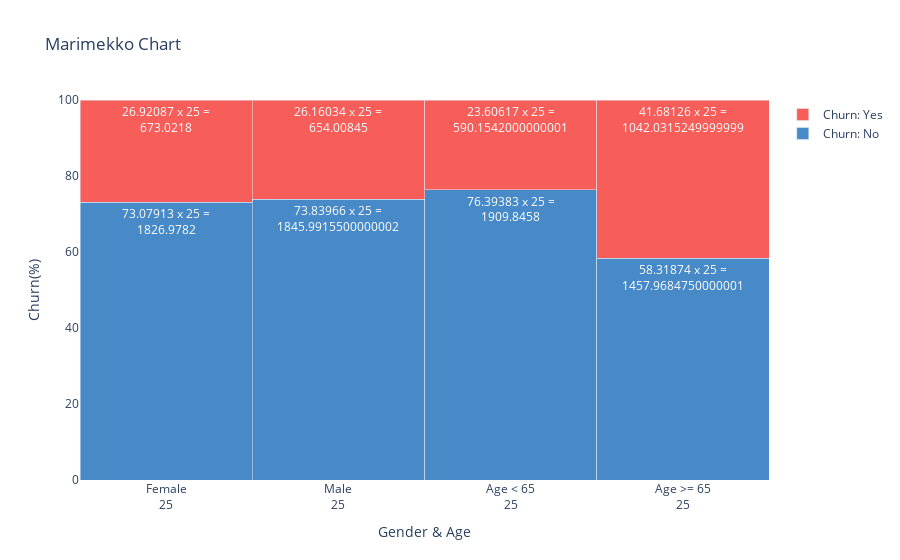

This figure's notebook cell:
### Code cell
import plotly.graph_objects as go
import numpy as np


labels = ["Female","Male","Age < 65","Age >= 65"]
widths = np.array([25,25,25,25])
colors = {'Churn: Yes':'#F75D59',
          'Churn: No':'#488AC7'}

data = {
    "Churn: No": [73.079128,73.839662,76.393832,58.318739],
    "Churn: Yes": [26.920872,26.160338,23.606168,41.681261]
}

fig = go.Figure()
for key in data:
    fig.add_trace(go.Bar(
        name=key,
        y=data[key],
        x=np.cumsum(widths)-widths,
        width=widths,
        offset=0,
        customdata=np.transpose([labels, widths*data[key]]),
        texttemplate="%{y} x %{width} =<br>%{customdata[1]}",
        textposition="inside",
        textangle=0,
        textfont_color="white",
        marker_color=colors[key],
        hovertemplate="<br>".join([
            "label: %{customdata[0]}",
            "width: %{width}",
            "height: %{y}",
            "area: %{customdata[1]}",
        ])
    ))

fig.update_xaxes(
    tickvals=np.cumsum(widths)-widths/2,
    ticktext= ["%s<br>%d" % (l, w) for l, w in zip(labels, widths)]
)


fig.update_layout(yaxis_title='Churn(%)', xaxis_title='Gender & Age')


fig.update_xaxes(range=[0,100])
fig.update_yaxes(range=[0,100])

fig.update_layout(
    title_text="Marimekko Chart",
    barmode="stack",
    uniformtext=dict(mode="hide", minsize=10)
)

### Figure 1 — Plotly figure (JSON) as saved in the notebook; plotly's stock layout.template omitted (floating-point values rounded to 4 significant figures)
{"data": [{"customdata": [["Female", "1826.9782"], ["Male", "1845.9915500000002"], ["Age < 65", "1909.8458"], ["Age >= 65", "1457.9684750000001"]], "hovertemplate": "label: %{customdata[0]}<br>width: %{width}<br>height: %{y}<br>area: %{customdata[1]}", "marker": {"color": "#488AC7"}, "name": "Churn: No", "offset": 0, "textangle": 0, "textfont": {"color": "white"}, "textposition": "inside", "texttemplate": "%{y} x %{width} =<br>%{customdata[1]}", "type": "bar", "width": [25, 25, 25, 25], "x": [0, 25, 50, 75], "y": [73.08, 73.84, 76.39, 58.32]}, {"customdata": [["Female", "673.0218"], ["Male", "654.00845"], ["Age < 65", "590.1542000000001"], ["Age >= 65", "1042.0315249999999"]], "hovertemplate": "label: %{customdata[0]}<br>width: %{width}<br>height: %{y}<br>area: %{customdata[1]}", "marker": {"color": "#F75D59"}, "name": "Churn: Yes", "offset": 0, "textangle": 0, "textfont": {"color": "white"}, "textposition": "inside", "texttemplate": "%{y} x %{width} =<br>%{customdata[1]}", "type": "bar", "width": [25, 25, 25, 25], "x": [0, 25, 50, 75], "y": [26.92, 26.16, 23.61, 41.68]}], "layout": {"barmode": "stack", "title": {"text": "Marimekko Chart"}, "uniformtext": {"minsize": 10, "mode": "hide"}, "xaxis": {"range": [0, 100], "ticktext": ["Female<br>25", "Male<br>25", "Age < 65<br>25", "Age >= 65<br>25"], "tickvals": [12.5, 37.5, 62.5, 87.5], "title": {"text": "Gender & Age"}}, "yaxis": {"range": [0, 100], "title": {"text": "Churn(%)"}}}}
